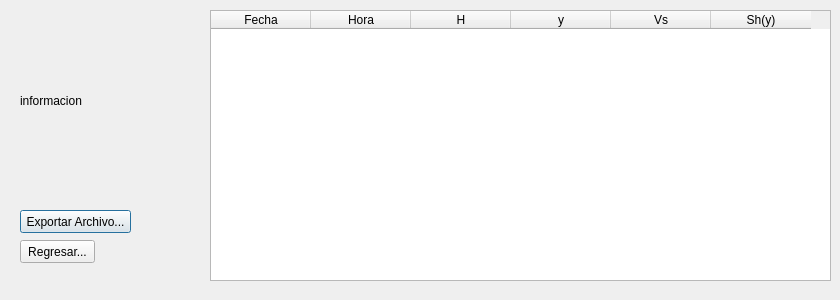
<?xml version="1.0" encoding="UTF-8"?>
<ui version="4.0">
 <class>DesplazamientoHorizontalDialog</class>
 <widget class="QDialog" name="DesplazamientoHorizontalDialog">
  <property name="geometry">
   <rect>
    <x>0</x>
    <y>0</y>
    <width>840</width>
    <height>300</height>
   </rect>
  </property>
  <property name="windowTitle">
   <string>Desplazamiento Horizontal</string>
  </property>
  <widget class="QPushButton" name="exportarPB">
   <property name="geometry">
    <rect>
     <x>20</x>
     <y>210</y>
     <width>111</width>
     <height>23</height>
    </rect>
   </property>
   <property name="text">
    <string>Exportar Archivo...</string>
   </property>
  </widget>
  <widget class="QPushButton" name="regresarPB">
   <property name="geometry">
    <rect>
     <x>20</x>
     <y>240</y>
     <width>75</width>
     <height>23</height>
    </rect>
   </property>
   <property name="text">
    <string>Regresar...</string>
   </property>
  </widget>
  <widget class="QLabel" name="informacionLabel">
   <property name="geometry">
    <rect>
     <x>20</x>
     <y>20</y>
     <width>171</width>
     <height>161</height>
    </rect>
   </property>
   <property name="text">
    <string>informacion</string>
   </property>
  </widget>
  <widget class="QTableWidget" name="historialTW">
   <property name="geometry">
    <rect>
     <x>210</x>
     <y>10</y>
     <width>621</width>
     <height>271</height>
    </rect>
   </property>
   <column>
    <property name="text">
     <string>Fecha</string>
    </property>
   </column>
   <column>
    <property name="text">
     <string>Hora</string>
    </property>
   </column>
   <column>
    <property name="text">
     <string>H</string>
    </property>
   </column>
   <column>
    <property name="text">
     <string>y</string>
    </property>
   </column>
   <column>
    <property name="text">
     <string>Vs</string>
    </property>
   </column>
   <column>
    <property name="text">
     <string>Sh(y)</string>
    </property>
   </column>
  </widget>
 </widget>
 <resources/>
 <connections/>
</ui>
